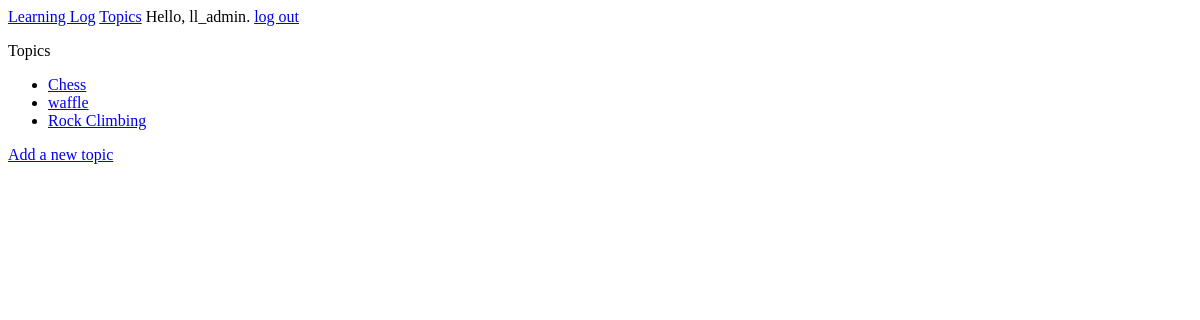
Before: /topics/ (signed in) with the older database file.
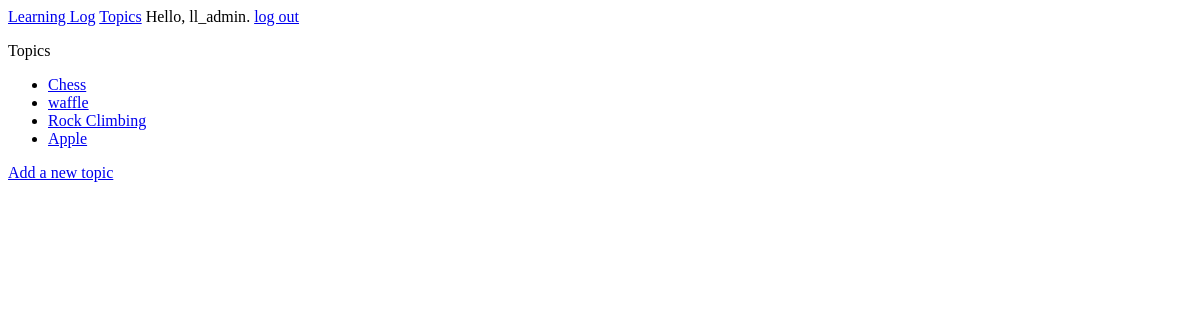
After: the same page with the newer database file.
### learning_logs/models.py (models this page shows)
class Topic(models.Model):
	text = models.CharField(max_length=200)
	date_added = models.DateTimeField(auto_now_add=True)
	owner = models.ForeignKey(User, on_delete=models.CASCADE)
	def __str__(self):
		return self.text

### learning_logs/views.py (the view)
# urls.py: path('topics/', views.topics, name='topics'),
@login_required #限制登录的用户才能访问
def topics(request):
	topics = Topic.objects.filter(owner=request.user).order_by('date_added')
	context = {'topics': topics}
	return render(request, 'learning_logs/topics.html', context)

### learning_logs/templates/learning_logs/topics.html
{% extends "learning_logs/base.html" %}
{% block content %}
<p> Topics</p>
<ul>
	{% for topic in topics %}
		<li>
			<a href="{% url 'learning_logs:topic' topic.id %}"> {{ topic }}</a>
		</li>
	{% empty %}
		<li> No topics have been added yet</li>
	{% endfor %}
</ul>
<a href="{% url 'learning_logs:new_topic' %}">Add a new topic</a>
{% endblock content %}

### learning_logs/templates/learning_logs/base.html
<p>
	<a href="{% url 'learning_logs:index' %}">Learning Log</a>
	<a href="{% url 'learning_logs:topics' %}">Topics</a>
	{% if user.is_authenticated %}
		Hello, {{ user.username }}.
		<a href="{% url 'users:logout' %}">log out</a>
	{% else %}
		<a href="{% url 'users:register' %}">register</a>
		<a href="{% url 'users:login' %}">log in</a>
	{% endif %}
</p>
{% block content %}{% endblock content %}

Changed rows visible on the page:
added Topic: text "Apple"
